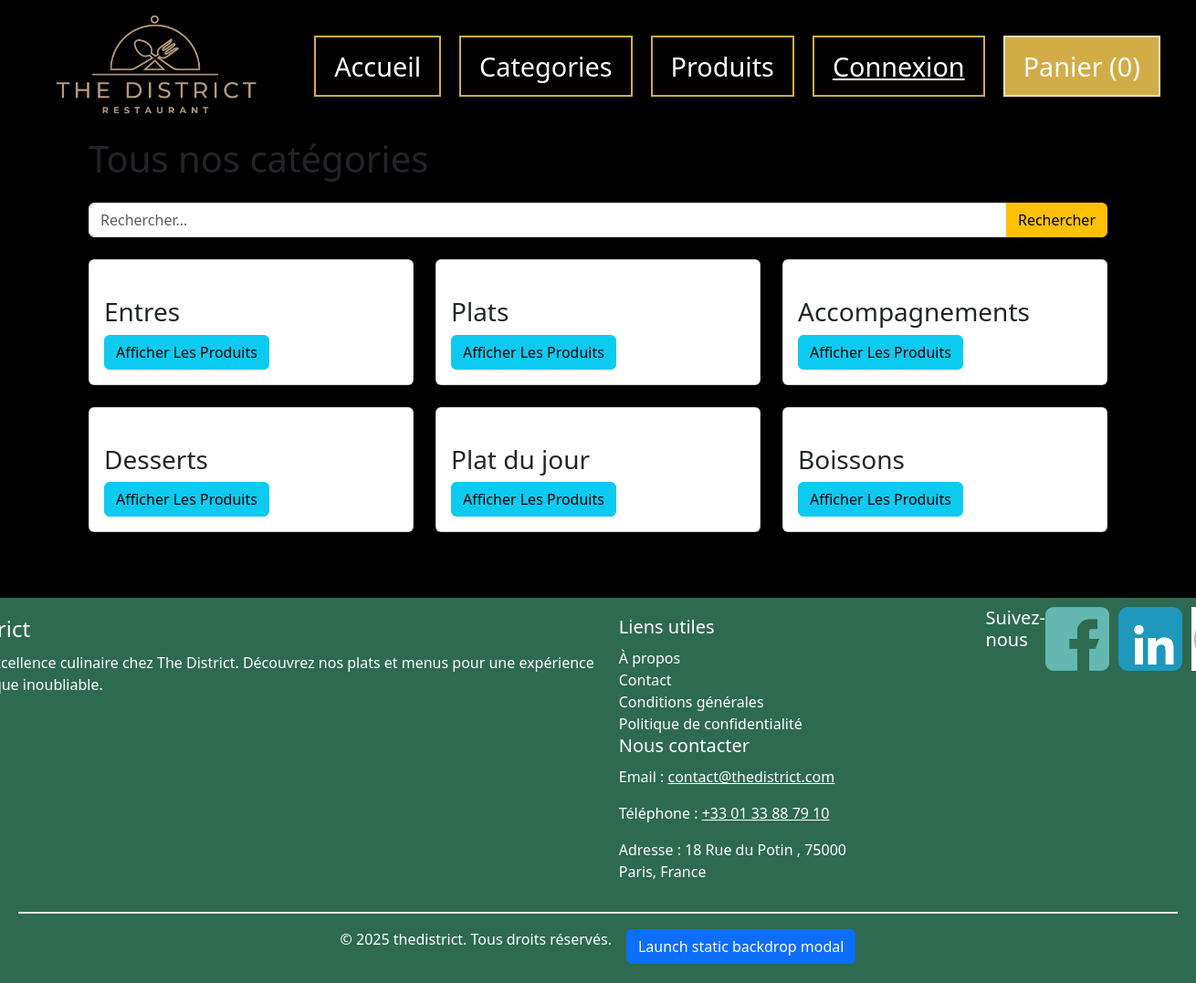
The app's page /categorie-menu.php, older data.
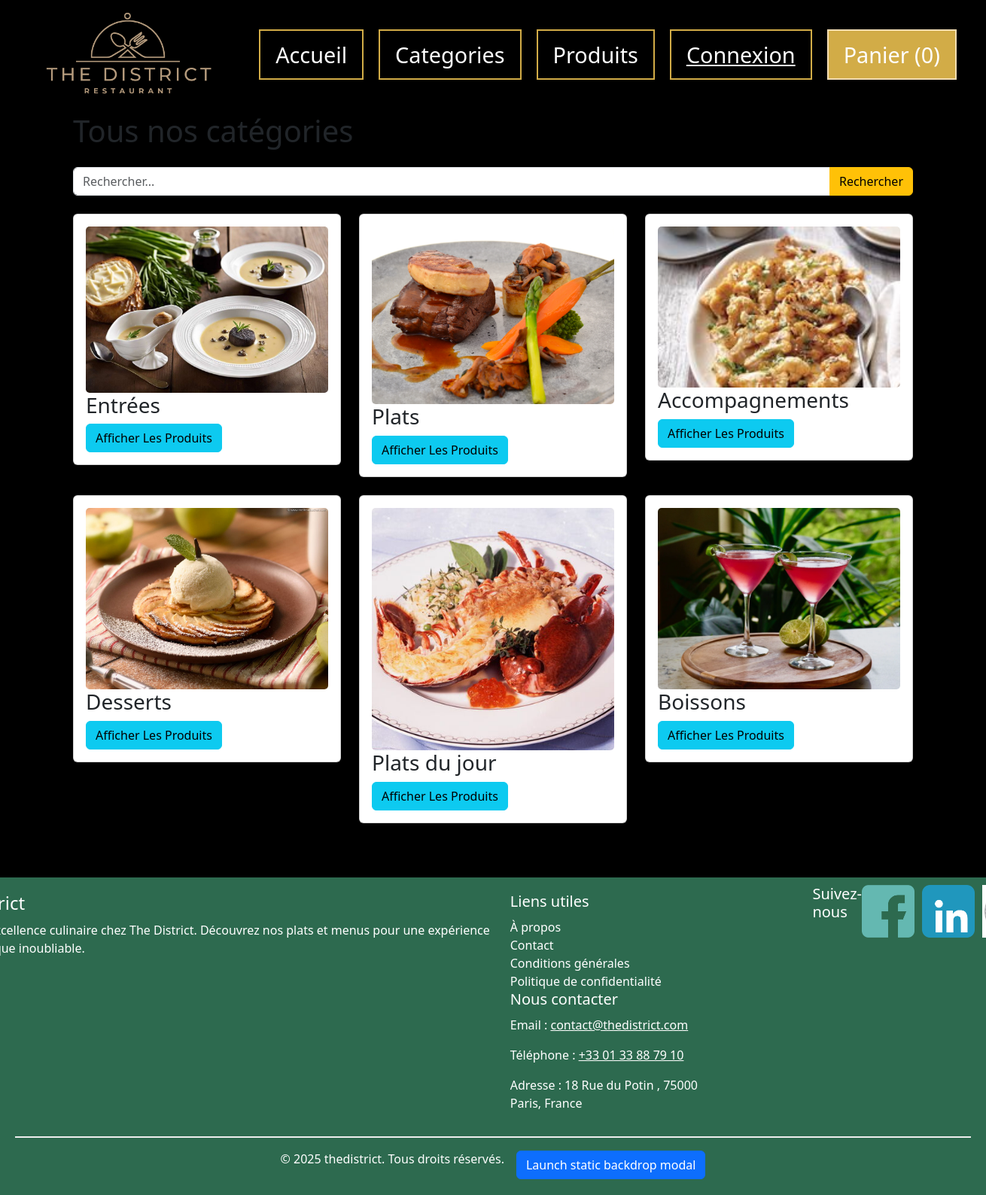
The same page, newer data.
### tables this page shows
CREATE TABLE `categorie` (
  `categorie_ID` int(11) NOT NULL,
  `categorie_libelle` varchar(50) NOT NULL,
  `categorie_image` varchar(50) DEFAULT NULL
);

### categorie-menu.php (the view, shortened to what this page needs)
<?php
include 'header.php';
$searchCat = isset($_GET['searchCat']) ? $_GET['searchCat'] : '';
$sqlCat = "SELECT * FROM categorie";
$categories = $pdo->query($sqlCat)->fetchAll(PDO::FETCH_ASSOC);
?>
<div class="container my-5">
    <h1 class="mb-4">Tous nos catégories</h1>
    <form method="get" action="categorie-menu.php" class="mb-4">
        <div class="input-group">
            <input type="text" name="searchCat" class="form-control" placeholder="Rechercher..."
                value="<?= htmlentities($searchCat) ?>">
            <button type="submit" class="btn btn-warning">Rechercher</button>
        </div>
    </form>
    <div class="row">
        <?php if (count($categories) > 0): ?>
            <?php foreach ($categories as $category): ?>
                <div class="col-md-4 mb-4">
                    <div class="card">
                        <div class="card-body">
                         <img src="./assets/img/<?= htmlentities($category['categorie_image']) ?>" class="card-img" alt="">
                            <h3 class="card-title"><?= htmlentities($category['categorie_libelle']) ?></h3>
                            <a class="btn btn-info" href="produits.php?category=<?= htmlentities($category['categorie_libelle']) ?>">Afficher Les Produits</a>
                        </div>
                    </div>
                </div>
            <?php endforeach; ?>
        <?php else: ?>
            <div class="alert alert-warning" role="alert">
                Aucune catégorie trouvée.
            </div>
        <?php endif; ?>
    </div>
</div>
<?php
include 'footer.php';
?>

### header.php (shortened to what this page needs)
<!DOCTYPE html>
<html lang="en">
<head>
  <link href="https://cdn.jsdelivr.net/npm/bootstrap@5.3.3/dist/css/bootstrap.min.css" rel="stylesheet"
>
  <link rel="stylesheet" href="/styles/style.css">
</head>
<body>
  <?php
  $username = null;
  ?>
  <nav class="navbar navbar-expand-lg
  <?php
  if (isset($_SESSION['type_libelle'])) {
    switch (strtolower($_SESSION['type_libelle'])) {
      case 'commercial':
        echo 'commercial';
        echo '';
        break;
      case 'admin':
        echo 'admin';
        echo '';
        break;
      default:
        echo 'defaut';
        break;
    }
  } else {
    echo 'defaut';
  }
  ?>
  ">
  </nav>
  <header>
    <nav class="navOne">
      <a href="index.php">
        <img src="../assets/logo.png" alt="logo" class="taille">
      </a>
      <div class="navTwo">
        <button class="position">
          <a href="index.php">Accueil</a>
        </button>
        <button class="position">
          <a href="categorie-menu.php">Categories</a>
        </button>
        <button class="position">
          <a href="produits.php">Produits</a>
        </button>
        <?php if ($username): ?>
          <a href="logout.php" class="position">Déconnexion</a>
        <?php else: ?>
          <a href="connexion.php" class="position">Connexion</a>
        <?php endif; ?>
        <?php
        $nombreTotal = 0;
        ?>
        <button class="position1" type="button" data-bs-toggle="offcanvas" data-bs-target="#offcanvasScrolling" aria-controls="offcanvasScrolling">
          Panier (<?php echo $nombreTotal; ?>)
        </button>
      </div>
    </nav>
  </header>

### footer.php (shortened to what this page needs)
<footer style="background-color: #2d6a4f; color: white; padding: 20px; text-align: left; ">
  <div style="max-width: 1200px; margin: auto;display: flex;">
    <div style="margin-bottom: 20px;" class="description">
      <h4 style="margin-bottom: 10px;">The District</h4>
      <p>
        Savourez l'excellence culinaire chez The District. Découvrez nos plats et menus pour une expérience gastronomique inoubliable.
      </p>
    </div>
    <div class="liens">
      <h5 style="margin-bottom: 10px;">Liens utiles</h5>
      <ul style="list-style: none; padding: 0; margin: 0; display: inline-block; text-align: left;">
        <li><a href="/about-us" style="color: white; text-decoration: none;">À propos</a></li>
        <li><a href="/contact" style="color: white; text-decoration: none;">Contact</a></li>
        <li><a href="/terms" style="color: white; text-decoration: none;">Conditions générales</a></li>
        <li><a href="/privacy" style="color: white; text-decoration: none;">Politique de confidentialité</a></li>
      </ul>
      <h5 style="margin-bottom: 10px;">Nous contacter</h5>
      <p>Email : <a href="mailto:contact@thedistrict.com" style="color: white;">contact@thedistrict.com</a></p>
      <p>Téléphone : <a href="tel:+330133887910" style="color: white;">+33 01 33 88 79 10</a></p>
      <p>Adresse : 18 Rue du Potin , 75000 Paris, France</p>
    </div>
    <div class="rs">
      <h5 style="margin-bottom: 5px;">Suivez-nous</h5>
      <div style="display: flex">
        <a href="https://www.facebook.com/thedistrict" style="color: white; margin-right: 10px;" target="_blank">
          <img src="./assets//img/fb.webp" alt="" class="taillef"></a>
        <a href="https://www.twitter.com/thedistrict" style="color: white; margin-right: 10px;" target="_blank">
          <img src="./assets//img/ind.webp" alt="" class="taillef"></a>
        <a href="https://www.instagram.com/thedistrict" style="color: white;" target="_blank">
          <img src="./assets//img/inst.jpg" alt="" class="taillef"></a>
      </div>
    </div>
  </div>
  <div class="mention">
    <p>&copy; <?php echo date('Y'); ?> thedistrict. Tous droits réservés.</p>
<button type="button" class="btn btn-primary" data-bs-toggle="modal" data-bs-target="#staticBackdrop">
  Launch static backdrop modal
</button>
  </div>
</footer>
</body>
</html>

### styles/style.css (style rules this page uses)
body { background-color: black; }
header { height: 60px !important; margin-top: 2%; background-color: black; display: flex; align-items: center; justify-content: space-between; padding: 0 20px; box-shadow: 0 2px 5px rgba(0, 0, 0, 0.2); }
.navbar-expand-lg { z-index: -1; }
.description { display: flex; flex-direction: column; margin-left: -150px; padding: 0; }
.rs { display: flex; position: relative; bottom: 10px; right: -120px; }
nav { height: 20%; }
nav.navOne { display: flex; justify-content: space-between; align-items: center; width: 100%; font-size: 1.2em; }
.defaut { background-color:rgb(0, 0, 0) !important; }
.taille { width: 300px; display: flex; font-size: 24px; margin: 5px; padding: 5px; margin-left: 0; background: none; }
img.taillef { display: flex; flex-direction: row; margin-right: 0; width: 70px; height: 70px; }
.navTwo { display: flex; flex-direction: row; align-items: center; justify-content: center; gap: 20px; flex-grow: 1; }
.position { background-color: black; border: 2px solid #D2AC47; color: white; font-size: 1.5em; padding: 10px 20px; }
.position a { color: white; text-decoration: none; }
.position1 { background-color: #D2AC47; border: 2px solid wheat; color: white; font-size: 1.5em; padding: 10px 20px; }
.mention { display: flex; justify-content: center; gap: 1rem; align-items: center; margin-top: 1rem; padding-top: 1rem; border-top: 2px solid #eee; }

Row changes from the older to the newer data that the page shows:
changed categorie: categorie_image: picture added; categorie_libelle "Entres" → "Entrées"
changed categorie "Plats": categorie_image: picture added
changed categorie "Accompagnements": categorie_image: picture added
changed categorie "Desserts": categorie_image: picture added
changed categorie: categorie_image: picture added; categorie_libelle "Plat du jour" → "Plats du jour"
changed categorie "Boissons": categorie_image: picture added
